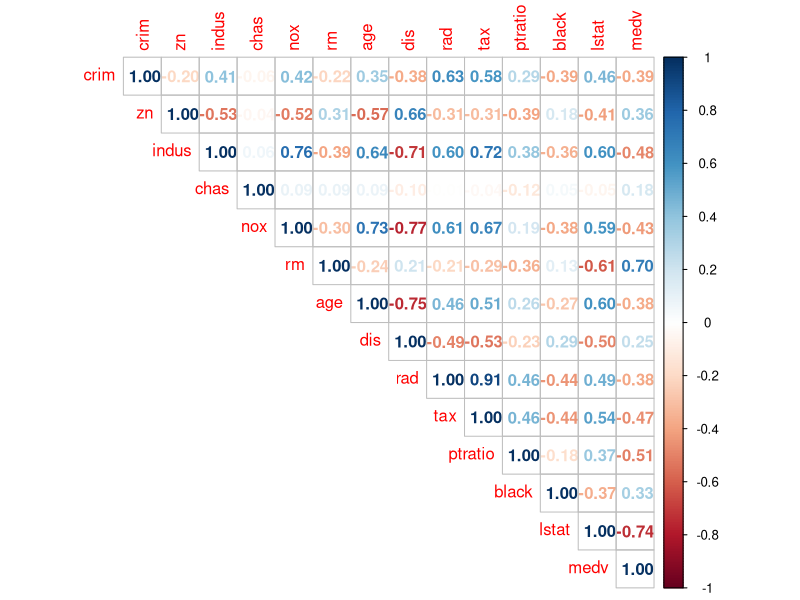
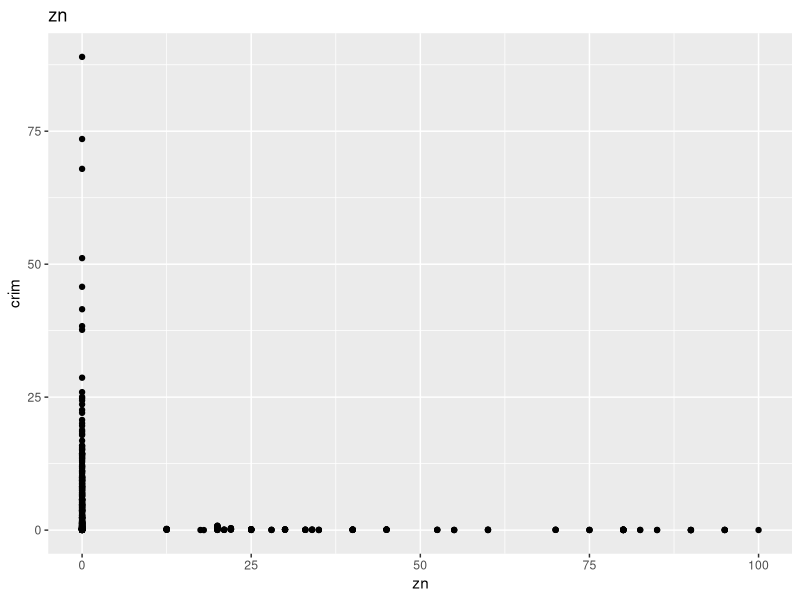
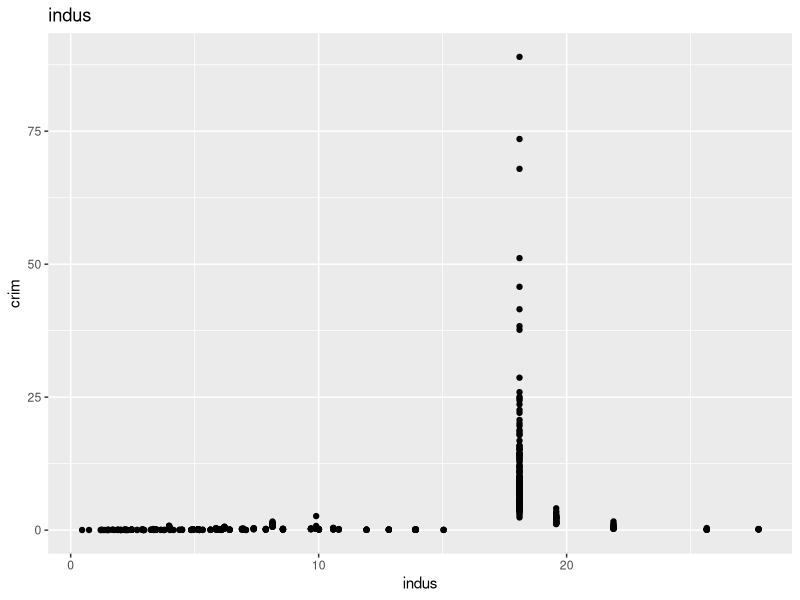
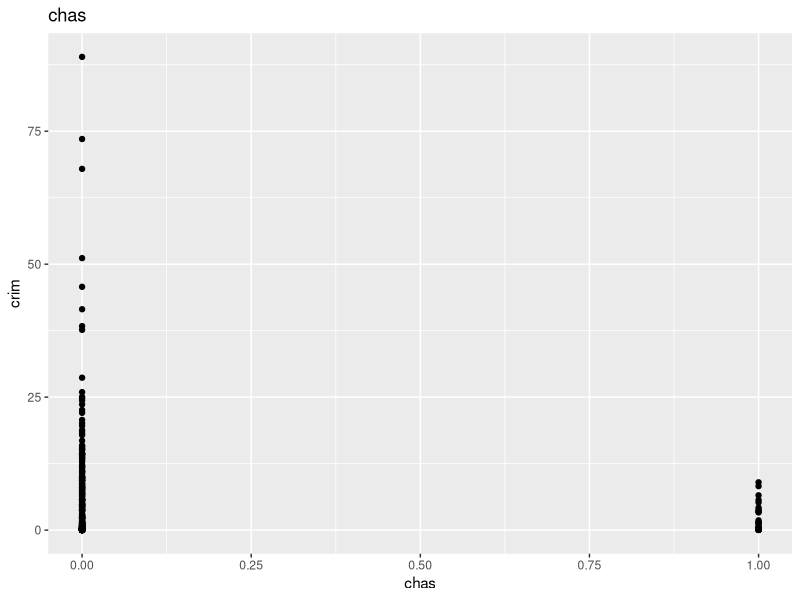
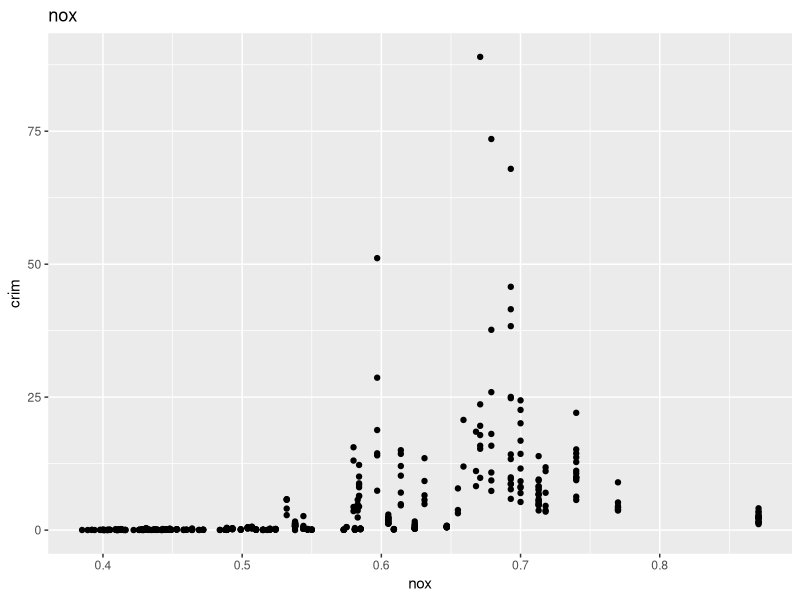
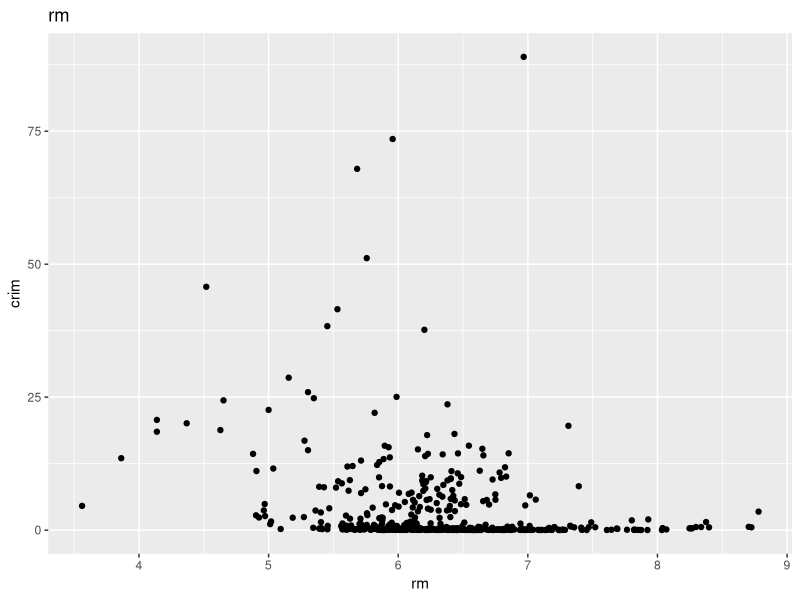
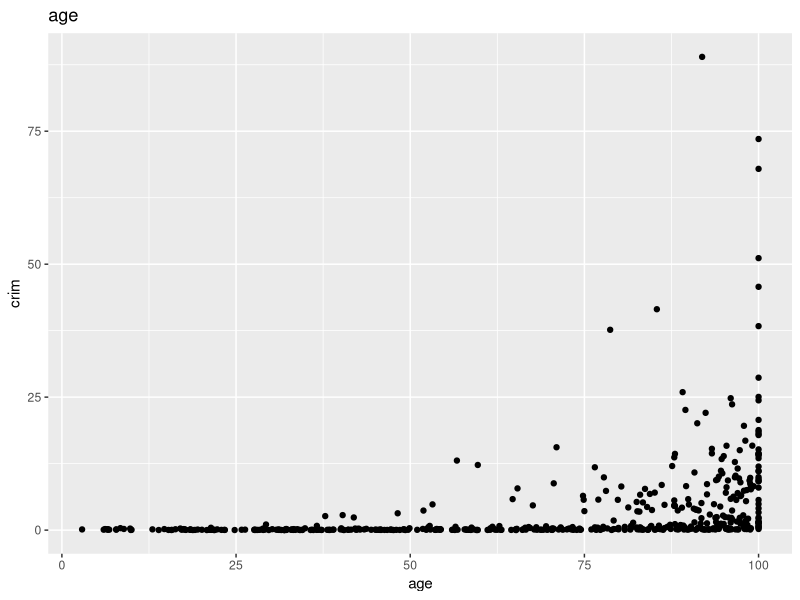
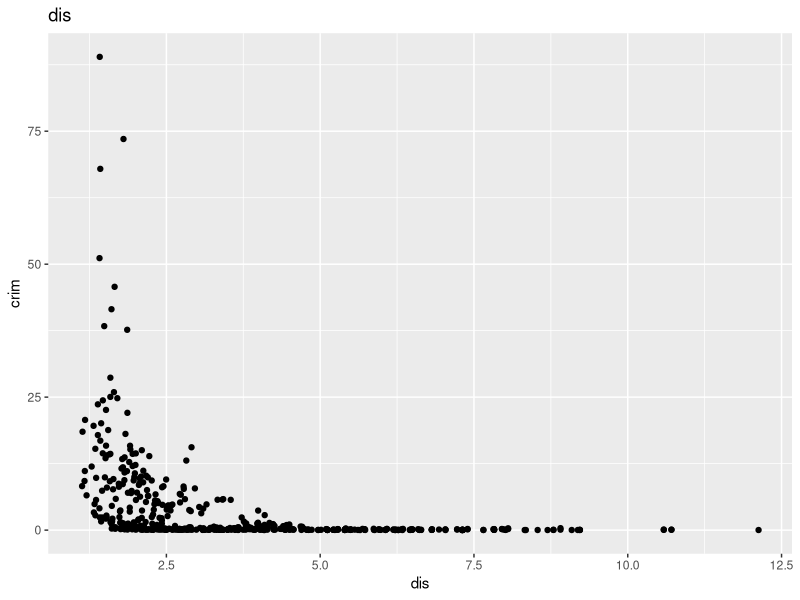

Recreate these plots in R, in order.
## ---- chunk 1
knitr::opts_chunk$set(echo = TRUE)
## ---- chunk 2
library("MASS")
library("tidyverse")


#loading dataset
data<-Boston
#looking to the first 6 rows
head(data)
#getting the column names of the dataset
names(data)
#seeing the dimension of dataset
dim(data)
## ---- chunk 3
#getting the summary of the dataset
summary(data)
#since we don't have any explanatory variable we can see the five point summary of all variables
## ---- chunk 4
#check for na values
sum(is.na(data))

#check for duplicated values
sum(duplicated(data))
## ---- chunk 5
library(corrplot)

corrplot(cor(data), method="number", type="upper")
#here we can see the correlations of crim corresponding to every other variable
## ---- chunk 6
zn = ggplot(data, aes(x=zn, y=crim)) + geom_point() + labs(title='zn')
indus = ggplot(data, aes(x=indus, y=crim)) + geom_point() + labs(title='indus')
chas = ggplot(data, aes(x=chas, y=crim)) + geom_point() + labs(title='chas')
nox = ggplot(data, aes(x=nox, y=crim)) + geom_point() + labs(title='nox')
rm = ggplot(data, aes(x=rm, y=crim)) + geom_point() + labs(title='rm')
age = ggplot(data, aes(x=age, y=crim)) + geom_point() + labs(title='age')
dis = ggplot(data, aes(x=dis, y=crim)) + geom_point() + labs(title='dis')
rad = ggplot(data, aes(x=rad, y=crim)) + geom_point() + labs(title='rad')
tax = ggplot(data, aes(x=tax, y=crim)) + geom_point() + labs(title='tax')
ptratio = ggplot(data, aes(x=ptratio, y=crim)) + geom_point() + labs(title='ptratio')
black = ggplot(data, aes(x=black, y=crim)) + geom_point() + labs(title='black')
lstat = ggplot(data, aes(x=lstat, y=crim)) + geom_point() + labs(title='lstat')
medv = ggplot(data, aes(x=medv, y=crim)) + geom_point() + labs(title='medv')
## ---- chunk 7
zn
sort(unique(data$zn))
count(filter(data, zn==0))
## ---- chunk 8
indus

unique(data %>% 
  dplyr::select(indus) %>% 
  filter(data$crim>4))

#from the graph we can infer that the crime rate is concentrated more in one place
#the crime rate is more in places having the indus number 18.10 and 19.58
## ---- chunk 9
chas

#here we can clearly infer that the crime rate is more in non river area than the places having river
## ---- chunk 10
nox

#relatively we can see that the more crime rate is around the region of highly polluted regions(i.e) the pollution level more than 0.5
## ---- chunk 11
rm

#we can see that the crime rate is not more in number but higher in the laces with lesser rooms,
#little higher and more in the places with 5-7 rooms per dwelling
## ---- chunk 12
age

#the crime rate is more in the places where the proportion of owner-occupied units built prior to 1940 is greater than 82.5
## ---- chunk 13
dis

ggplot(data, aes(x=dis, y=medv)) + geom_point() + labs(title='dis')
#It's clearly evident that the crime rate is more in the places where the distance is lesser to the employment centers
#we can also observe that the value of the houses in these regions are also more hence more crime rate
## ---- chunk 14
rad

#it's obvious that the crime rate is even higher where there is lesser accessibility to radal highways
## ---- chunk 15
tax

#the crime rate is higher in places where people pay more taxes
## ---- chunk 16
ptratio

unique(data %>% 
  dplyr::select(ptratio) %>% 
  filter(data$crim>20))

#the crime rate is more in the places where the ptraio is 20.2
## ---- chunk 17
black

#the more number of crime rates are concentrated in the area where the black proportion is more
## ---- chunk 18
lstat

#the crime rate is more where the lstat is lesser than 15 and higher where the lstat is higher than 15
## ---- chunk 19
medv

#crime rate is more where the value is between 12.6 and 24
## ---- chunk 20
ggplot(data, mapping=aes(x=crim))+
  geom_density()

#the density of the crim is shown as below
## ---- chunk 21
ggplot(Boston, mapping=aes(x=crim))+
  geom_histogram(bins=10)+
  theme_bw()

#here we can infer that there are more number of towns with lesser crime rate whereas lesser towns with higher crime rate
## ---- chunk 22
ggplot(data, aes(y=crim))+
  geom_boxplot()

ggplot(data, aes(y=zn))+
  geom_boxplot()

ggplot(data, aes(y=indus))+
  geom_boxplot()

ggplot(data, aes(y=chas))+
  geom_boxplot()

ggplot(data, aes(y=nox))+
  geom_boxplot()

ggplot(data, aes(y=rm))+
  geom_boxplot()

ggplot(data, aes(y=age))+
  geom_boxplot()

ggplot(data, aes(y=dis))+
  geom_boxplot()

ggplot(data, aes(y=rad))+
  geom_boxplot()

ggplot(data, aes(y=tax))+
  geom_boxplot()

ggplot(data, aes(y=ptratio))+
  geom_boxplot()

ggplot(data, aes(y=black))+
  geom_boxplot()

ggplot(data, aes(y=lstat))+
  geom_boxplot()

ggplot(data, aes(y=medv))+
  geom_boxplot()

#most of the crime rates are outliers with 3quartiles lying below 5
## ---- chunk 23
ggplot(data, aes(sample=crim))+
  geom_qq()

#clearly shows that the crime rate does not follow normal distribution
## ---- chunk 24
ggplot(data, aes(x=crim))+
  geom_bar()
## ---- chunk 25
#Check the normality of each column
for (i in 1:ncol(data)){
  shapiro.test(data[,i])$p.value %>%print()
}

#all the columns are not normal
## ---- chunk 26
model <- lm(crim~., data=data)
summary(model)

#here from the summary we can choose the significat variables to create the model
## ---- chunk 27
mod_1 <- lm(crim~-dis+rad*medv+dis*rad, data=data)
summary(mod_1)
## ---- chunk 28
mod_2 <- lm(crim~-dis+rad+dis*rad-medv, data=data)
summary(mod_2)
## ---- chunk 29
data1<-filter(data, medv<35)
data2<-filter(data1, dis<5.5)
data3<-filter(data2, crim<8)
mod_3 <- lm(crim~-dis+rad*medv+dis*rad, data=data3)
summary(mod_3)
## ---- chunk 30
res<-resid(mod_2)
shapiro.test(res)$p.value

#since the residuals do not follow the normality we need to apply boxcox on the model
## ---- chunk 31
bc<-boxcox(crim~-dis+rad*medv+dis*rad, data=data)
lambda <- bc$x[which.max(bc$y)]
lambda
data$y <- ((data$crim)^lambda-1/lambda)
New_model <- lm(y~-dis+rad*medv+dis*rad, data=data)
summary(New_model)
